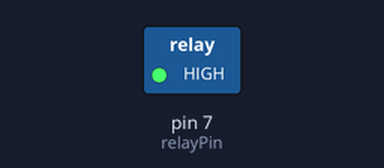
The sketch below on a simulated Arduino Uno, built with avr-gcc and run on an emulated ATmega328P. Parts: switched loads named in the sketch (green lamp = pin HIGH).

Above: at 1.0 s.
At 3.0 s:
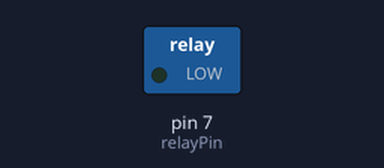
Timing chart, 0 to 5.2 s (numbered marks = the images above):
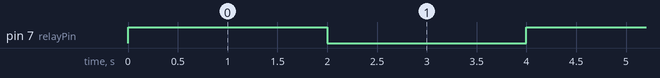

The sketch:

Motor-220V.ino
```cpp
// Definir pines
const int relayPin = 7;  // Pin del Arduino conectado al relé

void setup() {
  // Configurar el pin del relé como salida
  pinMode(relayPin, OUTPUT);
}

void loop() {
  // Enciende el relé (enciende el motor) durante 2 segundos
  digitalWrite(relayPin, HIGH);
  delay(2000);

  // Apaga el relé (apaga el motor) durante 2 segundos
  digitalWrite(relayPin, LOW);
  delay(2000);
}

/*
#include <NewPing.h>

#define TRIGGER_PIN  9
#define ECHO_PIN     10
#define LED_PIN      2  // El pin de salida del transistor conectado a las tiras LED

#define MAX_DISTANCE 200 // Distancia máxima en centímetros (ajústala según tus necesidades)
#define LED_ON_DISTANCE 20 // Distancia a la cual se encienden las tiras LED

NewPing sonar(TRIGGER_PIN, ECHO_PIN, MAX_DISTANCE);

void setup() {
  pinMode(LED_PIN, OUTPUT);
}

void loop() {
  delay(50);
  unsigned int distance = sonar.ping_cm();

  if (distance < LED_ON_DISTANCE) {
    digitalWrite(LED_PIN, HIGH); // Enciende las tiras LED
  } else {
    digitalWrite(LED_PIN, LOW); // Apaga las tiras LED
  }
}
*/

/////////////////////

/*
#include <NewPing.h>

#define TRIGGER_PIN  9
#define ECHO_PIN     10
#define MOTOR_PIN    3 // Pin de control del motor (debes conectarlo a un controlador de motor)

#define MAX_DISTANCE 200 // Distancia máxima en centímetros (ajústala según tus necesidades)
#define MIN_DISTANCE 10  // Distancia mínima para velocidad máxima
#define MAX_SPEED    255 // Velocidad máxima del motor (ajusta según las especificaciones de tu controlador)

NewPing sonar(TRIGGER_PIN, ECHO_PIN, MAX_DISTANCE);

void setup() {
  pinMode(MOTOR_PIN, OUTPUT);
  analogWrite(MOTOR_PIN, 0); // Inicialmente, el motor está apagado
}

void loop() {
  delay(50);
  unsigned int distance = sonar.ping_cm();

  // Mapea la distancia detectada en una velocidad entre 0 y MAX_SPEED
  int speed = map(distance, MIN_DISTANCE, MAX_DISTANCE, MAX_SPEED, 0);
  speed = constrain(speed, 0, MAX_SPEED); // Asegúrate de que la velocidad esté en el rango adecuado

  // Controla la velocidad del motor utilizando PWM
  analogWrite(MOTOR_PIN, speed);
}
*/
```

Measured:
- by itself, pin 7 (relayPin): alternates HIGH for 2.0 s and LOW for 2.0 s
